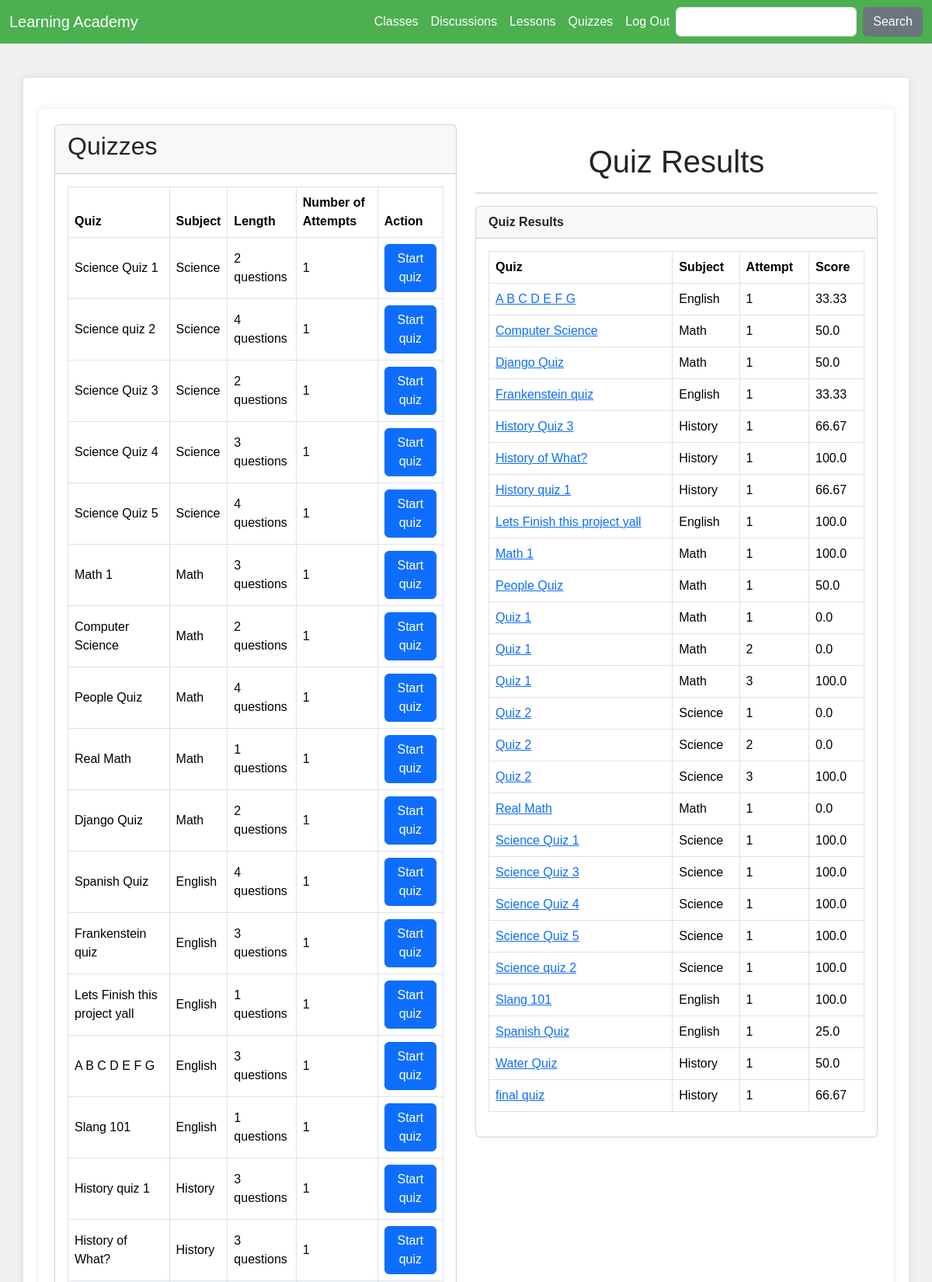
The app's page /student_quiz_list/ (signed in, upper part) with its own data.
### learn/models.py (models this page shows, shortened)
class Quiz(models.Model):
    subject = models.ForeignKey(Subject, on_delete=models.CASCADE)
    owner = models.ForeignKey(User, on_delete=models.CASCADE, related_name='quizzes')
    name = models.CharField(max_length=255)
    weight = models.DecimalField(max_digits=5, decimal_places=2, default=1.00)  # Default weight is 1

class Subject(models.Model):
    name = models.CharField(max_length=255)
    def __str__(self):
        return self.name

class TakenQuiz(models.Model):
    student = models.ForeignKey(Student, on_delete=models.CASCADE, related_name='taken_quizzes')
    quiz = models.ForeignKey(Quiz, on_delete=models.CASCADE, related_name='taken_quizzes')
    score = models.FloatField()
    date = models.DateTimeField(auto_now_add=True)
    attempt_number = models.IntegerField()

### learn/views.py (the view)
# urls.py: path('student_quiz_list/', StudentQuizListView.as_view(), name='student_quiz_list'),
class StudentQuizListView(TemplateView):
    template_name = "student_quiz_list.html"
    def get_context_data(self, **kwargs):
        context = super().get_context_data(**kwargs)
        student = self.request.user.student
        all_quizzes = Quiz.objects.all()
        available_quizzes = []
        for quiz in all_quizzes:
            num_attempts = TakenQuiz.objects.filter(student=student, quiz=quiz).count()
            if num_attempts < 3:
                quiz.num_attempts = num_attempts
                quiz.questions_count = quiz.questions.count()
                available_quizzes.append(quiz)
        taken_quizzes = student.taken_quizzes.select_related('quiz').order_by('quiz__name')
        context['quizzes'] = available_quizzes
        context['taken_quizzes'] = taken_quizzes
        return context

### learn/templates/student_quiz_list.html
{% extends 'base.html' %}
{% block content %}
<div class="container">
  <div class="row">
    <div class="col-md-6">
      <div class="card">
        <div class="card-header">
          <h2 class="card-title">Quizzes</h2>
        </div>
        <div class="card-body">
          <div class="table-responsive">
            <table class="table table-bordered">
              <thead>
                <tr>
                  <th>Quiz</th>
                  <th>Subject</th>
                  <th>Length</th>
                  <th>Number of Attempts</th>
                  <th>Action</th>
                </tr>
              </thead>
              <tbody>
                {% for quiz in quizzes %}
                  <tr>
                    <td class="align-middle">{{ quiz.name }}</td>
                    <td class="align-middle">{{ quiz.subject }}</td>
                    <td class="align-middle">{{ quiz.questions_count }} questions</td>
                    <td class="align-middle">{{ quiz.num_attempts }}</td>
                    <td class="text-center">
                      <a href="{% url 'take_quiz' quiz.pk %}" class="btn btn-primary">Start quiz</a>
                    </td>
                  </tr>
                {% empty %}
                  <tr>
                    <td class="bg-light text-center font-italic" colspan="5">There are no quizzes right now.</td>
                  </tr>
                {% endfor %}
              </tbody>
            </table>
          </div>
        </div>
      </div>
    </div>
    <div class="col-md-6">
      <h1 class="mt-4 text-center">Quiz Results</h1>
      <hr />
      <div class="card">
          <div class="card-header">
              <strong>Quiz Results</strong>
          </div>
          <div class="card-body">
              <table class="table table-bordered table-hover">
                  <thead class="thead-dark">
                      <tr>
                        <th>Quiz</th>
                        <th>Subject</th>
                        <th>Attempt</th>
                        <th>Score</th>
                      </tr>
                  </thead>
                  <tbody>
                    {% for taken_quiz in taken_quizzes %}
                      <tr>
                        <td>
                          <a href="{% url 'view_attempt' taken_quiz.id %}">
                            {{ taken_quiz.quiz.name }}
                          </a>
                        </td>
                        <td>{{ taken_quiz.quiz.subject }}</td>
                        <td>{{ taken_quiz.attempt_number }}</td>
                        <td>{{ taken_quiz.score }}</td>
                      </tr>
                    {% empty %}
                      <tr>
                        <td class="bg-light text-center font-italic" colspan="4">You haven't completed any quiz yet.</td>
                      </tr>
                    {% endfor %}
                  </tbody>
              </table>
          </div>
      </div>
    </div>
  </div>
</div>
{% endblock %}

### learn/templates/base.html (style rules this page uses)
body { background-color: #f0f0f0; font-family: Arial, sans-serif; }
.container { background-color: white; padding: 20px; margin-top: 20px; border-radius: 5px; box-shadow: 0 0 10px rgba(0, 0, 0, 0.1); }

### records on screen
Quiz: name "Science Quiz 1", subject "Science", questions_count "2", num_attempts "1"
Quiz: name "Science quiz 2", subject "Science", questions_count "4", num_attempts "1"
Quiz: name "Science Quiz 3", subject "Science", questions_count "2", num_attempts "1"
Quiz: name "Science Quiz 4", subject "Science", questions_count "3", num_attempts "1"
Quiz: name "Science Quiz 5", subject "Science", questions_count "4", num_attempts "1"
Quiz: name "Math 1", subject "Math", questions_count "3", num_attempts "1"
Quiz: name "Computer Science", subject "Math", questions_count "2", num_attempts "1"
Quiz: name "People Quiz", subject "Math", questions_count "4", num_attempts "1"
Quiz: name "Real Math", subject "Math", questions_count "1", num_attempts "1"
Quiz: name "Django Quiz", subject "Math", questions_count "2", num_attempts "1"
Quiz: name "Spanish Quiz", subject "English", questions_count "4", num_attempts "1"
Quiz: name "Frankenstein quiz", subject "English", questions_count "3", num_attempts "1"
Quiz: name "Lets Finish this project yall", subject "English", questions_count "1", num_attempts "1"
Quiz: name "A B C D E F G", subject "English", questions_count "3", num_attempts "1"
Quiz: name "Slang 101", subject "English", questions_count "1", num_attempts "1"
Quiz: name "History quiz 1", subject "History", questions_count "3", num_attempts "1"
Quiz: name "History of What?", subject "History", questions_count "3", num_attempts "1"
TakenQuiz: quiz.name "A B C D E F G", quiz.subject "English", attempt_number "1", score "33.33"
TakenQuiz: quiz.name "Computer Science", quiz.subject "Math", attempt_number "1", score "50.0"
TakenQuiz: quiz.name "Django Quiz", quiz.subject "Math", attempt_number "1", score "50.0"
TakenQuiz: quiz.name "Frankenstein quiz", quiz.subject "English", attempt_number "1", score "33.33"
TakenQuiz: quiz.name "History Quiz 3", quiz.subject "History", attempt_number "1", score "66.67"
TakenQuiz: quiz.name "History of What?", quiz.subject "History", attempt_number "1", score "100.0"
TakenQuiz: quiz.name "History quiz 1", quiz.subject "History", attempt_number "1", score "66.67"
TakenQuiz: quiz.name "Lets Finish this project yall", quiz.subject "English", attempt_number "1", score "100.0"
TakenQuiz: quiz.name "Math 1", quiz.subject "Math", attempt_number "1", score "100.0"
TakenQuiz: quiz.name "People Quiz", quiz.subject "Math", attempt_number "1", score "50.0"
TakenQuiz: quiz.name "Quiz 1", quiz.subject "Math", attempt_number "1", score "0.0"
TakenQuiz: quiz.name "Quiz 1", quiz.subject "Math", attempt_number "2", score "0.0"
TakenQuiz: quiz.name "Quiz 1", quiz.subject "Math", attempt_number "3", score "100.0"
TakenQuiz: quiz.name "Quiz 2", quiz.subject "Science", attempt_number "1", score "0.0"
TakenQuiz: quiz.name "Quiz 2", quiz.subject "Science", attempt_number "2", score "0.0"
TakenQuiz: quiz.name "Quiz 2", quiz.subject "Science", attempt_number "3", score "100.0"
TakenQuiz: quiz.name "Real Math", quiz.subject "Math", attempt_number "1", score "0.0"
TakenQuiz: quiz.name "Science Quiz 1", quiz.subject "Science", attempt_number "1", score "100.0"
TakenQuiz: quiz.name "Science Quiz 3", quiz.subject "Science", attempt_number "1", score "100.0"
TakenQuiz: quiz.name "Science Quiz 4", quiz.subject "Science", attempt_number "1", score "100.0"
TakenQuiz: quiz.name "Science Quiz 5", quiz.subject "Science", attempt_number "1", score "100.0"
TakenQuiz: quiz.name "Science quiz 2", quiz.subject "Science", attempt_number "1", score "100.0"
TakenQuiz: quiz.name "Slang 101", quiz.subject "English", attempt_number "1", score "100.0"
TakenQuiz: quiz.name "Spanish Quiz", quiz.subject "English", attempt_number "1", score "25.0"
TakenQuiz: quiz.name "Water Quiz", quiz.subject "History", attempt_number "1", score "50.0"
TakenQuiz: quiz.name "final quiz", quiz.subject "History", attempt_number "1", score "66.67"
